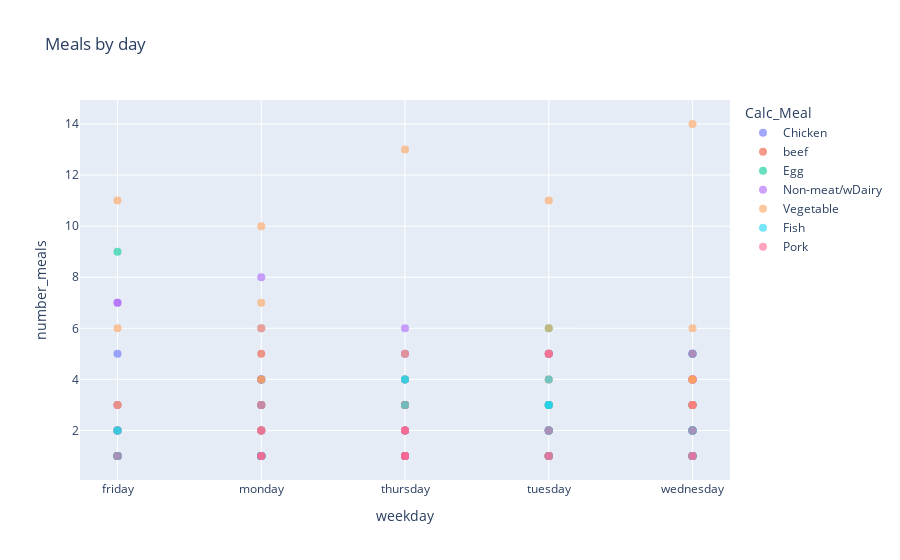

Source (notebook cell):
### Markdown cell above
First graph I wanted to check was our meals by weekday, just curious on what we were having more and in which days

### Code cell
import plotly.express as px

# Define the SQL query
query = '''
SELECT weekday, meal, count(weekday) as number_meals, Calc_Meal
FROM df
GROUP BY weekday, meal, Calc_Meal
'''

# Execute the query
result_df = psql.sqldf(query, locals())

# Interactive plot with Plotly
fig = px.scatter(result_df, x='weekday', y='number_meals', color='Calc_Meal', hover_name='meal',
                 title='Meals by day')
fig.update_traces(marker=dict(size=8, opacity=0.6))
fig.show()

### Figure 1 — Plotly figure (JSON) as saved in the notebook; plotly's stock layout.template omitted (floating-point values rounded to 4 significant figures)
{"data": [{"hovertemplate": "<b>%{hovertext}</b><br><br>Calc_Meal=Chicken<br>weekday=%{x}<br>number_meals=%{y}<extra></extra>", "hovertext": ["Soup", "butterfly chicken", "chicken fillet", "chicken soup", "roast chicken", "turkey fillet", "Soup", "chicken fillet", "chicken soup", "pasta soup", "roast chicken", "turkey fillet", "Soup", "butterfly chicken", "chicken and turnip greens", "chicken fillet", "chicken soup", "green beans with chicken", "roast chicken", "turkey fillet", "Soup", "chicken fillet", "chicken soup", "roast chicken", "turkey fillet", "Soup", "chicken fillet", "chicken soup", "pasta soup", "roast chicken", "turkey fillet"], "legendgroup": "Chicken", "marker": {"color": "#636efa", "opacity": 0.6, "size": 8, "symbol": "circle"}, "mode": "markers", "name": "Chicken", "orientation": "v", "showlegend": true, "type": "scatter", "x": ["friday", "friday", "friday", "friday", "friday", "friday", "monday", "monday", "monday", "monday", "monday", "monday", "thursday", "thursday", "thursday", "thursday", "thursday", "thursday", "thursday", "thursday", "tuesday", "tuesday", "tuesday", "tuesday", "tuesday", "wednesday", "wednesday", "wednesday", "wednesday", "wednesday", "wednesday"], "xaxis": "x", "y": [5, 1, 1, 2, 2, 1, 4, 4, 1, 1, 1, 2, 4, 1, 1, 2, 3, 1, 1, 1, 5, 2, 2, 1, 1, 2, 3, 3, 2, 5, 2], "yaxis": "y"}, {"hovertemplate": "<b>%{hovertext}</b><br><br>Calc_Meal=beef<br>weekday=%{x}<br>number_meals=%{y}<extra></extra>", "hovertext": ["beef fillet", "broccoli with meat", "eggplant bolognese", "ground/minced meat", "steak", "breaded fillet", "meat", "spaghetti bolognese", "steak", "beef fillet", "breaded fillet", "broccoli with meat", "eggplant bolognese", "spaghetti bolognese", "steak", "breaded fillet", "roast beef", "spaghetti bolognese", "steak", "breaded fillet", "spaghetti bolognese", "steak"], "legendgroup": "beef", "marker": {"color": "#EF553B", "opacity": 0.6, "size": 8, "symbol": "circle"}, "mode": "markers", "name": "beef", "orientation": "v", "showlegend": true, "type": "scatter", "x": ["friday", "friday", "friday", "friday", "friday", "monday", "monday", "monday", "monday", "thursday", "thursday", "thursday", "thursday", "thursday", "thursday", "tuesday", "tuesday", "tuesday", "tuesday", "wednesday", "wednesday", "wednesday"], "xaxis": "x", "y": [1, 1, 3, 1, 2, 3, 1, 1, 5, 1, 1, 1, 1, 3, 3, 3, 1, 5, 3, 1, 4, 1], "yaxis": "y"}, {"hovertemplate": "<b>%{hovertext}</b><br><br>Calc_Meal=Egg<br>weekday=%{x}<br>number_meals=%{y}<extra></extra>", "hovertext": ["broccoli with fried egg", "egg", "green beans with fried egg", "peas with fried egg", "potato omelette", "boiled egg", "boiled eggs", "fried egg", "green beans with fried egg", "potato omelette", "boiled eggs", "egg", "fried egg", "potato omelette", "boiled egg", "fried egg", "potato omelette"], "legendgroup": "Egg", "marker": {"color": "#00cc96", "opacity": 0.6, "size": 8, "symbol": "circle"}, "mode": "markers", "name": "Egg", "orientation": "v", "showlegend": true, "type": "scatter", "x": ["friday", "friday", "friday", "friday", "friday", "monday", "monday", "monday", "thursday", "thursday", "tuesday", "tuesday", "tuesday", "tuesday", "wednesday", "wednesday", "wednesday"], "xaxis": "x", "y": [1, 1, 1, 1, 9, 1, 1, 4, 1, 2, 1, 1, 3, 6, 1, 3, 3], "yaxis": "y"}, {"hovertemplate": "<b>%{hovertext}</b><br><br>Calc_Meal=Non-meat/wDairy<br>weekday=%{x}<br>number_meals=%{y}<extra></extra>", "hovertext": ["carrot cream", "cream", "leek cream", "pumpkin cream", "zucchini cream", "carrot cream", "cream", "leek cream", "pasta salad", "pumpkin cream", "quesadillas", "zucchini cream", "carrot cream", "cream", "fava bean cream", "leek cream", "pumpkin cream", "zucchini cream", "carrot cream", "cream", "leek cream", "quesadillas", "zucchini cream", "carrot cream", "cream", "leek cream", "pumpkin cream", "quesadillas", "zucchini cream"], "legendgroup": "Non-meat/wDairy", "marker": {"color": "#ab63fa", "opacity": 0.6, "size": 8, "symbol": "circle"}, "mode": "markers", "name": "Non-meat/wDairy", "orientation": "v", "showlegend": true, "type": "scatter", "x": ["friday", "friday", "friday", "friday", "friday", "monday", "monday", "monday", "monday", "monday", "monday", "monday", "thursday", "thursday", "thursday", "thursday", "thursday", "thursday", "tuesday", "tuesday", "tuesday", "tuesday", "tuesday", "wednesday", "wednesday", "wednesday", "wednesday", "wednesday", "wednesday"], "xaxis": "x", "y": [7, 7, 3, 1, 1, 6, 4, 3, 1, 1, 1, 8, 6, 5, 1, 5, 2, 3, 2, 5, 2, 2, 5, 4, 4, 5, 2, 1, 4], "yaxis": "y"}, {"hovertemplate": "<b>%{hovertext}</b><br><br>Calc_Meal=Vegetable<br>weekday=%{x}<br>number_meals=%{y}<extra></extra>", "hovertext": ["chickpea salad", "french fries", "garlic mushrooms", "gazpacho", "kale with fried potatoes", "lentils", "refried beans", "rice", "salad", "sauteed spinach", "spinach mashed potatoes", "stewed vegetables", "tomato sauce", "boiled potato", "broccoli with garlic sauce", "broccoli with potato", "chard with potatoes", "french fries", "fried potato", "garlic mushrooms", "gazpacho", "green beans with potato", "kale with fried potatoes", "lentils", "peas with onion", "refried beans", "rice", "salad", "sauteed vegetables", "spinach mashed potatoes", "stewed vegetables", "stir-fried green beans", "tomato sauce", "turnip greens with potato", "baked eggplant and zucchini", "boiled potato", "broccoli with potato", "chickpea salad", "french fries", "garlic mushrooms", "green beans with potato", "large beans", "leftover mushrooms", "lentils", "refried beans", "rice", "salad", "sauteed spinach", "sauteed vegetables", "spaghetti with garlic mushrooms", "spinach mashed potatoes", "spinach stew", "stewed vegetables", "tomato sauce", "boiled potato", "broccoli with potato", "chickpea stew", "chickpeas", "chickpeas with spinach", "french fries", "garlic mushrooms", "green beans with garlic sauce", "grilled asparagus", "grilled zucchini", "large beans", "lentils", "pea puree", "peas with potato", "refried beans", "rice", "rice with tomato", "salad", "sauteed cauliflower", "sauteed spinach", "spinach mashed potatoes", "stewed vegetables", "stir-fried green beans", "boiled potato", "broccoli with garlic sauce", "broccoli with potato", "french fries", "garlic mushrooms", "green beans", "green beans with potato", "grilled asparagus", "grilled zucchini", "lentils", "peas with onion", "peas with potato", "rice", "salad", "sauteed spinach", "sauteed vegetables", "spaghetti with garlic mushrooms", "spinach mashed potatoes", "stewed vegetables", "tomato", "tomato sauce"], "legendgroup": "Vegetable", "marker": {"color": "#FFA15A", "opacity": 0.6, "size": 8, "symbol": "circle"}, "mode": "markers", "name": "Vegetable", "orientation": "v", "showlegend": true, "type": "scatter", "x": ["friday", "friday", "friday", "friday", "friday", "friday", "friday", "friday", "friday", "friday", "friday", "friday", "friday", "monday", "monday", "monday", "monday", "monday", "monday", "monday", "monday", "monday", "monday", "monday", "monday", "monday", "monday", "monday", "monday", "monday", "monday", "monday", "monday", "monday", "thursday", "thursday", "thursday", "thursday", "thursday", "thursday", "thursday", "thursday", "thursday", "thursday", "thursday", "thursday", "thursday", "thursday", "thursday", "thursday", "thursday", "thursday", "thursday", "thursday", "tuesday", "tuesday", "tuesday", "tuesday", "tuesday", "tuesday", "tuesday", "tuesday", "tuesday", "tuesday", "tuesday", "tuesday", "tuesday", "tuesday", "tuesday", "tuesday", "tuesday", "tuesday", "tuesday", "tuesday", "tuesday", "tuesday", "tuesday", "wednesday", "wednesday", "wednesday", "wednesday", "wednesday", "wednesday", "wednesday", "wednesday", "wednesday", "wednesday", "wednesday", "wednesday", "wednesday", "wednesday", "wednesday", "wednesday", "wednesday", "wednesday", "wednesday", "wednesday", "wednesday"], "xaxis": "x", "y": [1, 1, 2, 1, 1, 1, 3, 6, 11, 1, 1, 1, 1, 2, 1, 3, 2, 2, 1, 1, 1, 2, 1, 4, 1, 3, 4, 10, 1, 6, 7, 1, 1, 1, 1, 1, 3, 1, 5, 1, 2, 1, 1, 4, 1, 3, 13, 4, 1, 1, 2, 1, 1, 1, 3, 2, 1, 1, 1, 6, 1, 1, 1, 1, 1, 1, 1, 1, 2, 5, 2, 11, 1, 4, 4, 3, 1, 4, 2, 1, 4, 1, 1, 3, 1, 1, 3, 1, 1, 6, 14, 2, 1, 1, 4, 3, 1, 2], "yaxis": "y"}, {"hovertemplate": "<b>%{hovertext}</b><br><br>Calc_Meal=Fish<br>weekday=%{x}<br>number_meals=%{y}<extra></extra>", "hovertext": ["fish stew", "hake", "mixed salad", "peas with fish", "sea bass", "tuna", "Russian salad", "baked hake", "baked salmon", "battered hake", "croquettes", "fish stew", "gilt-head bream", "hake", "hake with mashed potatoes", "mixed salad", "paella with squid", "sea bass", "tuna", "baked fish", "baked salmon", "battered hake", "croquettes", "fish stew", "grilled sea bass", "hake", "mixed salad", "peas with fish", "sea bass", "baked hake", "baked salmon", "battered hake", "croquettes", "fish stew", "gilt-head bream", "grilled sea bass", "hake", "mixed salad", "sea bass", "baked salmon", "battered hake", "croquettes", "fish stew", "fried rooster", "hake", "mixed salad", "peas with fish", "sea bass", "swordfish"], "legendgroup": "Fish", "marker": {"color": "#19d3f3", "opacity": 0.6, "size": 8, "symbol": "circle"}, "mode": "markers", "name": "Fish", "orientation": "v", "showlegend": true, "type": "scatter", "x": ["friday", "friday", "friday", "friday", "friday", "friday", "monday", "monday", "monday", "monday", "monday", "monday", "monday", "monday", "monday", "monday", "monday", "monday", "monday", "thursday", "thursday", "thursday", "thursday", "thursday", "thursday", "thursday", "thursday", "thursday", "thursday", "tuesday", "tuesday", "tuesday", "tuesday", "tuesday", "tuesday", "tuesday", "tuesday", "tuesday", "tuesday", "wednesday", "wednesday", "wednesday", "wednesday", "wednesday", "wednesday", "wednesday", "wednesday", "wednesday", "wednesday"], "xaxis": "x", "y": [1, 2, 1, 1, 2, 1, 1, 1, 1, 1, 1, 2, 1, 1, 1, 3, 1, 1, 1, 1, 1, 1, 4, 3, 1, 1, 2, 1, 4, 1, 3, 1, 4, 2, 2, 1, 3, 3, 2, 2, 2, 5, 2, 1, 2, 1, 1, 5, 1], "yaxis": "y"}, {"hovertemplate": "<b>%{hovertext}</b><br><br>Calc_Meal=Pork<br>weekday=%{x}<br>number_meals=%{y}<extra></extra>", "hovertext": ["pizza", "Saxon loin", "broccoli with ham", "macaroni", "peas with ham", "pork tenderloin", "sausages", "Saxon loin", "carbonara pasta", "loin", "peas with ham", "pork fillet", "sausages", "spaghetti carbonara", "marinated pork loin", "peas with ham", "sausages", "stroganoff tenderloin", "carbonara macaroni", "loin fillet", "peas with ham", "pork tenderloin", "sausages"], "legendgroup": "Pork", "marker": {"color": "#FF6692", "opacity": 0.6, "size": 8, "symbol": "circle"}, "mode": "markers", "name": "Pork", "orientation": "v", "showlegend": true, "type": "scatter", "x": ["friday", "monday", "monday", "monday", "monday", "monday", "monday", "thursday", "thursday", "thursday", "thursday", "thursday", "thursday", "thursday", "tuesday", "tuesday", "tuesday", "tuesday", "wednesday", "wednesday", "wednesday", "wednesday", "wednesday"], "xaxis": "x", "y": [1, 1, 1, 1, 2, 2, 3, 1, 1, 1, 2, 1, 2, 2, 1, 5, 2, 1, 1, 1, 3, 2, 5], "yaxis": "y"}], "layout": {"autosize": true, "legend": {"title": {"text": "Calc_Meal"}, "tracegroupgap": 0}, "title": {"text": "Meals by day"}, "xaxis": {"anchor": "y", "autorange": true, "domain": [0, 1], "range": [-0.252, 4.252], "title": {"text": "weekday"}, "type": "category"}, "yaxis": {"anchor": "x", "autorange": true, "domain": [0, 1], "range": [-0.1974, 15.2], "title": {"text": "number_meals"}, "type": "linear"}}}
